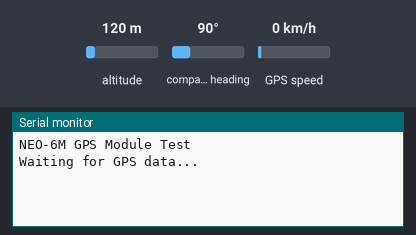
The sketch below on a simulated Arduino Uno, built with avr-gcc and run on an emulated ATmega328P. Parts: the last lines printed to the serial monitor. Inputs (shaded band) come from the test bench; at power-on: altitude 120 m, GPS speed 0 km/h, compass heading 90°. The GPS gets a fix after 3 s at 37.7749, -122.4194 with 8 satellites.

Above: at 1.2 s.
1.3 s: altitude set to 20 m
At 3.9 s:
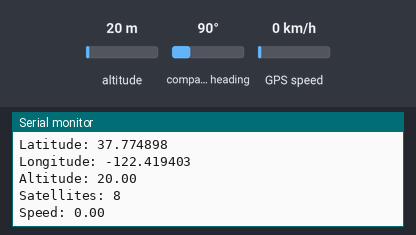
4.5 s: GPS speed set to 2 km/h
At 5.7 s:
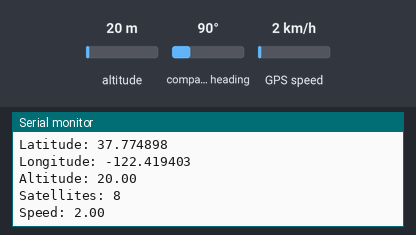
6.0 s: altitude set to 250 m
At 6.9 s:
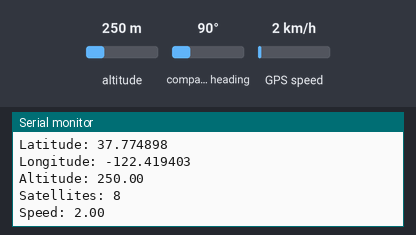
10.1 s: GPS speed set to 30 km/h
At 11.7 s:
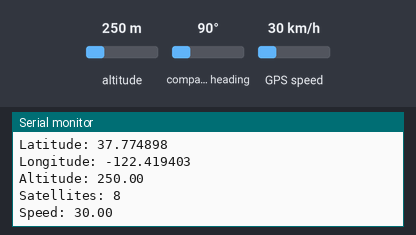
Timing chart, 0 to 13.2 s (numbered marks = the images above; inputs shaded):
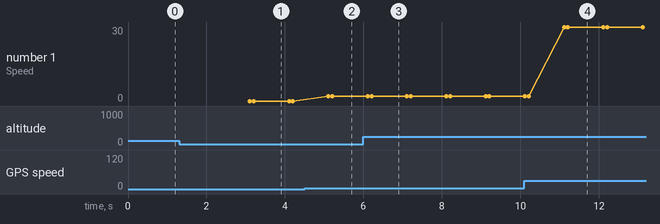

Measured:
- after the input at 1.3 s, the serial monitor: prints a new line after 1.8 s (image 1)
- after the input at 4.5 s, the serial monitor: prints a new line after 0.61 s (image 2)
- after the input at 6.0 s, the serial monitor: prints a new line after 0.07 s (image 3)
- after the input at 10.1 s, the serial monitor: prints a new line after 1.0 s (image 4)
- plotted number 1: 0 → 2 after the input at 4.5 s, 2 → 30 after the input at 10.1 s

The sketch:

gps-test.ino
```cpp
#include <SoftwareSerial.h>
#include <TinyGPS++.h>

// Create a SoftwareSerial object for GPS
SoftwareSerial ss(4, 3); // RX, TX

// Create a TinyGPS++ object
TinyGPSPlus gps;

void setup() {
  // Start the serial communication
  Serial.begin(9600);
  ss.begin(9600);

  Serial.println("NEO-6M GPS Module Test");
  Serial.println("Waiting for GPS data...");
}

void loop() {
  while (ss.available() > 0) {
    gps.encode(ss.read());

    if (gps.location.isUpdated()) {
      Serial.print("Latitude: ");
      Serial.println(gps.location.lat(), 6);
      Serial.print("Longitude: ");
      Serial.println(gps.location.lng(), 6);
      Serial.print("Altitude: ");
      Serial.println(gps.altitude.meters());
      Serial.print("Satellites: ");
      Serial.println(gps.satellites.value());
      Serial.print("Speed: ");
      Serial.println(gps.speed.kmph());
      Serial.println();
    }
  }
}
```
